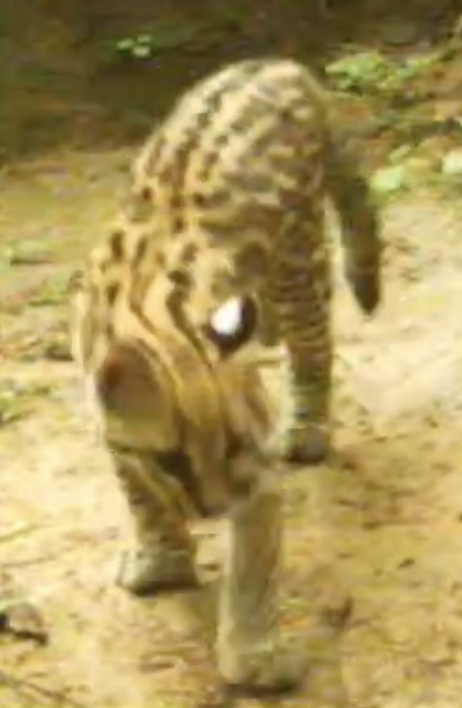
#> input picture videos/cachorros/frames/cachorro_agosto2025_defrente.jpg, 462 x 708 px
$ python ocelot_reid_interactive.py
#> lines starting #> are read from the running program, lines starting #| are printed output that depends on the picture
import cv2
import numpy as np
import matplotlib.pyplot as plt
from scipy.spatial.distance import cosine
from skimage.feature import local_binary_pattern
import os
from datetime import datetime

class OcelotReID:
    """Ocelot Re-identification System using multiple pattern matching techniques"""

    def __init__(self):
        self.sift = cv2.SIFT_create(nfeatures=500)
        self.orb = cv2.ORB_create(nfeatures=500)
        self.matcher_flann = self._setup_flann_matcher()
        self.matcher_bf = cv2.BFMatcher(cv2.NORM_HAMMING, crossCheck=True)

    def _setup_flann_matcher(self):
        """Setup FLANN matcher for SIFT features"""
        FLANN_INDEX_KDTREE = 1
        index_params = dict(algorithm=FLANN_INDEX_KDTREE, trees=5)
        search_params = dict(checks=100)
        return cv2.FlannBasedMatcher(index_params, search_params)

    def load_and_preprocess(self, image_path):
        """Load and preprocess image for re-identification"""
        img = cv2.imread(image_path)
        if img is None:
            raise ValueError(f"Could not load image: {image_path}")

        # Convert to grayscale
        gray = cv2.cvtColor(img, cv2.COLOR_BGR2GRAY)

        # Resize for consistent processing (maintain aspect ratio)
        height, width = gray.shape
        if width > 800:
            scale = 800 / width
            new_width = int(width * scale)
            new_height = int(height * scale)
            gray = cv2.resize(gray, (new_width, new_height))
            img = cv2.resize(img, (new_width, new_height))

        return img, gray

    def enhance_patterns(self, gray_img):
        """Enhanced pattern extraction for ocelot spots"""
        results = {}

        # 1. CLAHE enhancement
        clahe = cv2.createCLAHE(clipLimit=3.0, tileGridSize=(8,8))
        results['enhanced'] = clahe.apply(gray_img)

        # 2. Multi-scale edge detection
        edges_fine = cv2.Canny(results['enhanced'], 30, 100)
        edges_coarse = cv2.Canny(results['enhanced'], 50, 150)
        results['edges'] = cv2.addWeighted(edges_fine, 0.5, edges_coarse, 0.5, 0)

        # 3. Morphological operations to enhance spot patterns
        kernel = cv2.getStructuringElement(cv2.MORPH_ELLIPSE, (3,3))
        results['morph'] = cv2.morphologyEx(results['enhanced'], cv2.MORPH_GRADIENT, kernel)

        # 4. Local Binary Pattern for texture
        radius = 3
        n_points = 8 * radius
        results['lbp'] = local_binary_pattern(results['enhanced'], n_points, radius, method='uniform')
        results['lbp'] = (results['lbp'] / results['lbp'].max() * 255).astype(np.uint8)

        return results

    def extract_features(self, img_dict):
        """Extract multiple types of features for robust matching"""
        features = {}

        # SIFT features on enhanced image
        kp_sift, desc_sift = self.sift.detectAndCompute(img_dict['enhanced'], None)
        features['sift'] = {'kp': kp_sift, 'desc': desc_sift}

        # ORB features for faster matching
        kp_orb, desc_orb = self.orb.detectAndCompute(img_dict['enhanced'], None)
        features['orb'] = {'kp': kp_orb, 'desc': desc_orb}

        # Global histogram features
        hist_enhanced = cv2.calcHist([img_dict['enhanced']], [0], None, [256], [0,256])
        hist_lbp = cv2.calcHist([img_dict['lbp']], [0], None, [256], [0,256])
        features['hist'] = {'enhanced': hist_enhanced.flatten(), 'lbp': hist_lbp.flatten()}

        # Spot pattern statistics
        features['pattern_stats'] = self._analyze_spot_patterns(img_dict['morph'])

        return features

    def _analyze_spot_patterns(self, morph_img):
        """Analyze spot patterns for additional features"""
        # Find contours (spots)
        contours, _ = cv2.findContours(morph_img, cv2.RETR_EXTERNAL, cv2.CHAIN_APPROX_SIMPLE)

        # Filter small contours
        min_area = 20
        spots = [c for c in contours if cv2.contourArea(c) > min_area]

        # Calculate statistics
        if len(spots) > 0:
            areas = [cv2.contourArea(c) for c in spots]
            perimeters = [cv2.arcLength(c, True) for c in spots]

            stats = {
                'num_spots': len(spots),
                'mean_area': np.mean(areas),
                'std_area': np.std(areas),
                'mean_perimeter': np.mean(perimeters),
                'total_spot_area': np.sum(areas),
                'spot_density': len(spots) / (morph_img.shape[0] * morph_img.shape[1])
            }
        else:
            stats = {
                'num_spots': 0,
                'mean_area': 0,
                'std_area': 0,
                'mean_perimeter': 0,
                'total_spot_area': 0,
                'spot_density': 0
            }

        return stats

    def match_features(self, features1, features2):
        """Match features between two images"""
        scores = {}

        # 1. SIFT matching
        if features1['sift']['desc'] is not None and features2['sift']['desc'] is not None:
            if len(features1['sift']['desc']) > 10 and len(features2['sift']['desc']) > 10:
                matches_sift = self.matcher_flann.knnMatch(
                    features1['sift']['desc'],
                    features2['sift']['desc'],
                    k=2
                )

                # Lowe's ratio test
                good_sift = []
                for match_pair in matches_sift:
                    if len(match_pair) == 2:
                        m, n = match_pair
                        if m.distance < 0.75 * n.distance:
                            good_sift.append(m)

                scores['sift_matches'] = len(good_sift)
                scores['sift_score'] = min(100, (len(good_sift) / 30) * 100)
            else:
                scores['sift_matches'] = 0
                scores['sift_score'] = 0
        else:
            scores['sift_matches'] = 0
            scores['sift_score'] = 0

        # 2. ORB matching
        if features1['orb']['desc'] is not None and features2['orb']['desc'] is not None:
            matches_orb = self.matcher_bf.match(features1['orb']['desc'], features2['orb']['desc'])
            scores['orb_matches'] = len(matches_orb)
            scores['orb_score'] = min(100, (len(matches_orb) / 50) * 100)
        else:
            scores['orb_matches'] = 0
            scores['orb_score'] = 0

        # 3. Histogram correlation
        hist_corr_enhanced = cv2.compareHist(
            features1['hist']['enhanced'],
            features2['hist']['enhanced'],
            cv2.HISTCMP_CORREL
        )
        hist_corr_lbp = cv2.compareHist(
            features1['hist']['lbp'],
            features2['hist']['lbp'],
            cv2.HISTCMP_CORREL
        )
        scores['hist_score'] = ((hist_corr_enhanced + hist_corr_lbp) / 2) * 100

        # 4. Pattern statistics similarity
        stats1 = features1['pattern_stats']
        stats2 = features2['pattern_stats']

        pattern_similarities = []
        if stats1['num_spots'] > 0 and stats2['num_spots'] > 0:
            # Normalize differences
            spot_diff = 1 - abs(stats1['num_spots'] - stats2['num_spots']) / max(stats1['num_spots'], stats2['num_spots'])
            area_diff = 1 - abs(stats1['mean_area'] - stats2['mean_area']) / max(stats1['mean_area'], stats2['mean_area'], 1)
            density_diff = 1 - abs(stats1['spot_density'] - stats2['spot_density']) / max(stats1['spot_density'], stats2['spot_density'], 0.001)

            pattern_similarities = [spot_diff, area_diff, density_diff]
            scores['pattern_score'] = np.mean(pattern_similarities) * 100
        else:
            scores['pattern_score'] = 0

        return scores

    def calculate_reid_score(self, scores):
        """Calculate weighted re-identification score"""
        # Weight different matching methods
        weights = {
            'sift': 0.35,
            'orb': 0.20,
            'hist': 0.25,
            'pattern': 0.20
        }

        weighted_score = (
            scores['sift_score'] * weights['sift'] +
            scores['orb_score'] * weights['orb'] +
            scores['hist_score'] * weights['hist'] +
            scores['pattern_score'] * weights['pattern']
        )

        return weighted_score

    # [53 lines left out: function identify_individual, not called in this run]

    def _get_confidence_level(self, score):
        """Convert score to confidence level"""
        if score >= 75:
            return "VERY HIGH - Same individual"
        elif score >= 60:
            return "HIGH - Likely same individual"
        elif score >= 45:
            return "MODERATE - Possibly same individual"
        elif score >= 30:
            return "LOW - Unlikely same individual"
        else:
            return "VERY LOW - Different individual"

    def compare_pair(self, image_path1, image_path2, save_visualization=True):
        """Detailed comparison of two ocelot images"""
        print(f"\n{'='*60}")
        print("Pairwise Re-identification Analysis")
        print(f"{'='*60}")
        print(f"Image 1: {os.path.basename(image_path1)}")
        print(f"Image 2: {os.path.basename(image_path2)}")
        print("-" * 60)

        # Process both images
        img1, gray1 = self.load_and_preprocess(image_path1)
        img2, gray2 = self.load_and_preprocess(image_path2)

        enhanced1 = self.enhance_patterns(gray1)
        enhanced2 = self.enhance_patterns(gray2)

        features1 = self.extract_features(enhanced1)
        features2 = self.extract_features(enhanced2)

        # Calculate scores
        scores = self.match_features(features1, features2)
        reid_score = self.calculate_reid_score(scores)

        # Print detailed results
        print(f"\n📊 RE-IDENTIFICATION RESULTS:")
        print(f"Overall Score: {reid_score:.1f}%")
        print(f"Confidence: {self._get_confidence_level(reid_score)}")
        print(f"\n📈 Detailed Scores:")
        print(f"  • SIFT Feature Matches: {scores['sift_matches']} (Score: {scores['sift_score']:.1f}%)")
        print(f"  • ORB Feature Matches: {scores['orb_matches']} (Score: {scores['orb_score']:.1f}%)")
        print(f"  • Histogram Correlation: {scores['hist_score']:.1f}%")
        print(f"  • Pattern Statistics: {scores['pattern_score']:.1f}%")

        if save_visualization:
            self._create_visualization(
                img1, img2,
                enhanced1, enhanced2,
                features1, features2,
                scores, reid_score
            )
            print(f"\n📁 Visualization saved to: ocelot_reid_analysis.png")

        return reid_score, scores

    def _create_visualization(self, img1, img2, enhanced1, enhanced2,
                            features1, features2, scores, reid_score):
        """Create comprehensive visualization of re-identification analysis"""
        fig = plt.figure(figsize=(20, 12))

        # Main title with score
        confidence = self._get_confidence_level(reid_score)
        fig.suptitle(
            f'Ocelot Re-Identification Analysis\nOverall Score: {reid_score:.1f}% - {confidence}',
            fontsize=16, fontweight='bold'
        )

        # Create grid
        gs = fig.add_gridspec(3, 4, hspace=0.3, wspace=0.3)

        # Row 1: Original images
        ax1 = fig.add_subplot(gs[0, 0])
        ax1.imshow(cv2.cvtColor(img1, cv2.COLOR_BGR2RGB))
        ax1.set_title('Image 1 (Original)')
        ax1.axis('off')

        ax2 = fig.add_subplot(gs[0, 1])
        ax2.imshow(cv2.cvtColor(img2, cv2.COLOR_BGR2RGB))
        ax2.set_title('Image 2 (Original)')
        ax2.axis('off')

        # Row 1: Enhanced patterns
        ax3 = fig.add_subplot(gs[0, 2])
        ax3.imshow(enhanced1['enhanced'], cmap='gray')
        ax3.set_title('Enhanced Pattern 1')
        ax3.axis('off')

        ax4 = fig.add_subplot(gs[0, 3])
        ax4.imshow(enhanced2['enhanced'], cmap='gray')
        ax4.set_title('Enhanced Pattern 2')
        ax4.axis('off')

        # Row 2: Edge and morph
        ax5 = fig.add_subplot(gs[1, 0])
        ax5.imshow(enhanced1['edges'], cmap='gray')
        ax5.set_title('Edge Detection 1')
        ax5.axis('off')

        ax6 = fig.add_subplot(gs[1, 1])
        ax6.imshow(enhanced2['edges'], cmap='gray')
        ax6.set_title('Edge Detection 2')
        ax6.axis('off')

        ax7 = fig.add_subplot(gs[1, 2])
        ax7.imshow(enhanced1['morph'], cmap='gray')
        ax7.set_title('Spot Patterns 1')
        ax7.axis('off')

        ax8 = fig.add_subplot(gs[1, 3])
        ax8.imshow(enhanced2['morph'], cmap='gray')
        ax8.set_title('Spot Patterns 2')
        ax8.axis('off')

        # Row 3: LBP and scores
        ax9 = fig.add_subplot(gs[2, 0])
        ax9.imshow(enhanced1['lbp'], cmap='gray')
        ax9.set_title('Texture (LBP) 1')
        ax9.axis('off')

        ax10 = fig.add_subplot(gs[2, 1])
        ax10.imshow(enhanced2['lbp'], cmap='gray')
        ax10.set_title('Texture (LBP) 2')
        ax10.axis('off')

        # Score visualization
        ax11 = fig.add_subplot(gs[2, 2:])
        categories = ['SIFT\nFeatures', 'ORB\nFeatures', 'Histogram\nSimilarity', 'Pattern\nStatistics']
        values = [scores['sift_score'], scores['orb_score'], scores['hist_score'], scores['pattern_score']]
        colors = ['#2ecc71', '#3498db', '#9b59b6', '#e74c3c']

        bars = ax11.bar(categories, values, color=colors, alpha=0.8)
        ax11.set_ylabel('Similarity Score (%)', fontsize=12)
        ax11.set_title('Component Scores', fontsize=12, fontweight='bold')
        ax11.set_ylim(0, 100)
        ax11.grid(axis='y', alpha=0.3)

        # Add value labels on bars
        for bar, value in zip(bars, values):
            height = bar.get_height()
            ax11.text(bar.get_x() + bar.get_width()/2., height,
                     f'{value:.1f}%', ha='center', va='bottom', fontsize=10)

        # Add threshold line
        ax11.axhline(y=60, color='red', linestyle='--', alpha=0.5, label='High Confidence Threshold')
        ax11.legend()

        plt.tight_layout()
        plt.savefig('ocelot_reid_analysis.png', dpi=300, bbox_inches='tight')
        plt.close()

    # [200 lines left out: functions extract_video_frames, compare_videos, _create_video_visualization, not called in this run]


def interactive_menu():
    """Interactive command-line interface"""
    reid_system = OcelotReID()

    print("\n" + "="*60)
    print("🐆 OCELOT RE-IDENTIFICATION SYSTEM 🐆")
    print("="*60)
    print("\nThis system compares ocelot images or videos based on")
    print("their unique spot patterns to identify individuals.")
    print("="*60)

    while True:
        print("\n" + "="*60)
        print("MAIN MENU")
        print("="*60)
        print("1. Compare Two Images")
        print("2. Compare Two Videos")
        print("3. Identify Against Database (Images)")
        print("4. Help & Information")
        print("5. Exit")
        print("-"*60)

        choice = input("Enter your choice (1-5): ").strip()

        if choice == '1':
            compare_images_interactive(reid_system)
        elif choice == '2':
            compare_videos_interactive(reid_system)
        elif choice == '3':
            database_search_interactive(reid_system)
        elif choice == '4':
            show_help()
        elif choice == '5':
            print("\n👋 Thank you for using Ocelot Re-ID System!")
            print("="*60)
            break
        else:
            print("❌ Invalid choice. Please enter 1-5.")


def compare_images_interactive(reid_system):
    """Interactive image comparison"""
    print("\n" + "="*60)
    print("IMAGE COMPARISON MODE")
    print("="*60)

    while True:
        path1 = input("\nEnter path to first image (or 'back' to return): ").strip()
        if path1.lower() == 'back':
            return

        if not os.path.exists(path1):
            print(f"❌ Error: File not found: {path1}")
            continue

        path2 = input("Enter path to second image: ").strip()
        if not os.path.exists(path2):
            print(f"❌ Error: File not found: {path2}")
            continue

        save_viz = input("\nSave visualization? (y/n, default=y): ").strip().lower()
        save_viz = save_viz != 'n'

        try:
            print("\n🔄 Processing images...")
            score, details = reid_system.compare_pair(path1, path2, save_visualization=save_viz)

            print("\n✅ Analysis complete!")

            another = input("\nCompare another pair? (y/n): ").strip().lower()
            if another != 'y':
                break

        except Exception as e:
            print(f"\n❌ Error during comparison: {e}")
            retry = input("Try again? (y/n): ").strip().lower()
            if retry != 'y':
                break


# [152 lines left out: functions compare_videos_interactive, database_search_interactive, show_help, not called in this run]


def main():
    """Main entry point"""
    try:
        interactive_menu()
#> the answer given: 1
#> the answer given: videos/cachorros/frames/cachorro_agosto2025_defrente.jpg
#> the answer given: ocelot_enhanced_comparison.png
#> the answer given: out.png
#> in load_and_preprocess, img is the input picture: shape (708, 462, 3); mean B, G, R 88.6, 147.5, 167.9
#> in load_and_preprocess, `gray = cv2.cvtColor(img, cv2.COLOR_BGR2GRAY)`:
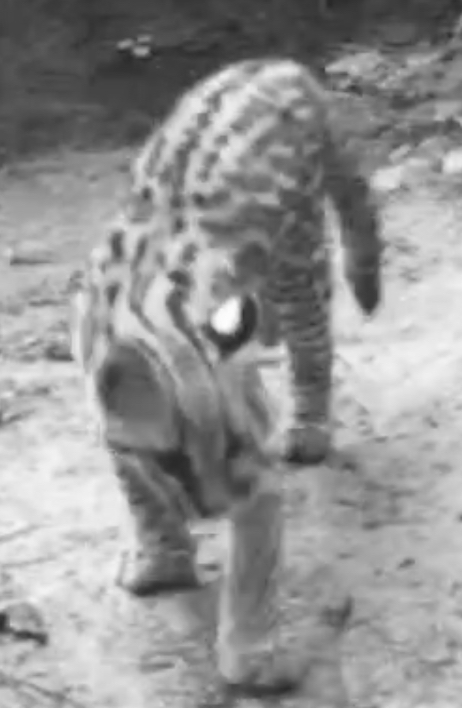
#> gray: shape (708, 462); min 39, max 254, mean 146.9
#> call 2 of load_and_preprocess, with image_path = 'ocelot_enhanced_comparison.png'
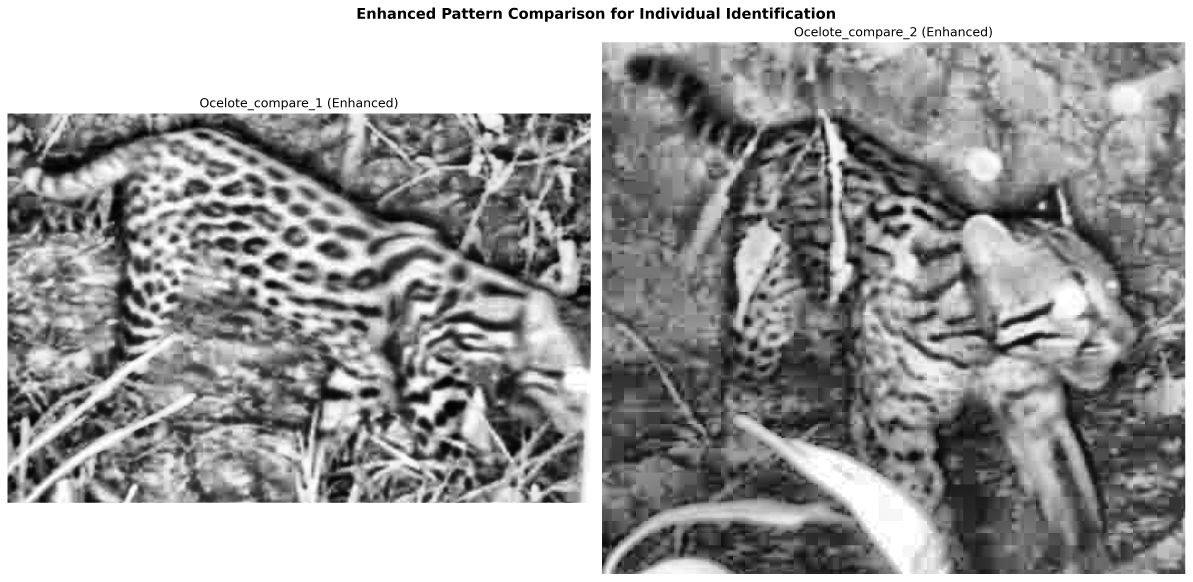
#> input picture ocelot_enhanced_comparison.png, 4770 x 2326 px (shown at 1/4 size)
#> in load_and_preprocess, img is the input picture: shape (2326, 4770, 3); min 0, max 255, mean 156.3
#> in load_and_preprocess (call 2), `gray = cv2.resize(gray, (new_width, new_height))`:
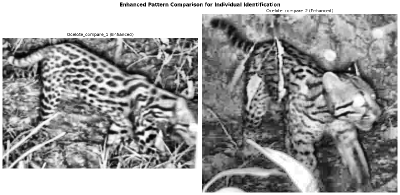
#> gray: shape (390, 800) (shown at 1/2 size); min 0, max 255, mean 156.2
#> in enhance_patterns, `edges_fine = cv2.Canny(results['enhanced'], 30, 100)`:
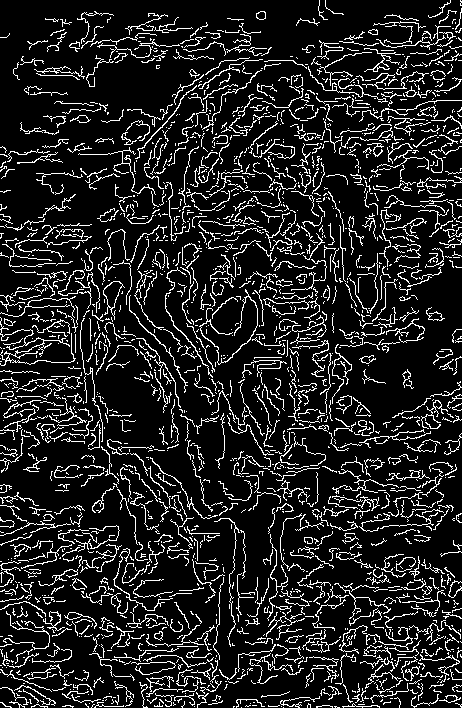
#> edges_fine: shape (708, 462); 13.4% white in thin lines or dots
#> in enhance_patterns, `edges_coarse = cv2.Canny(results['enhanced'], 50, 150)`:
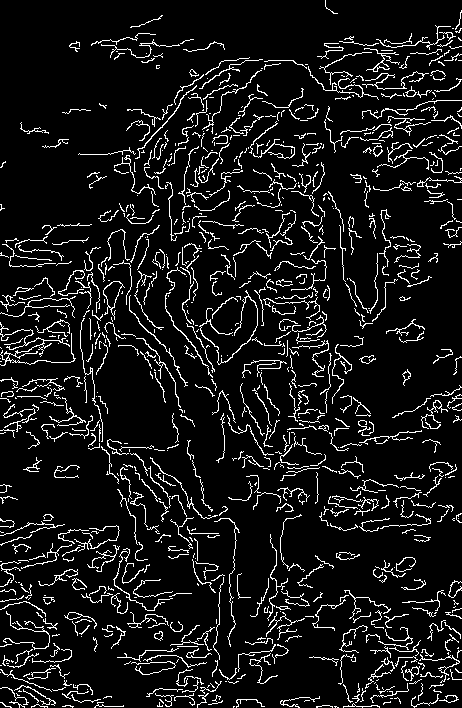
#> edges_coarse: shape (708, 462); 8.9% white in thin lines or dots
#> in compare_pair, `enhanced1 = self.enhance_patterns(gray1)`: enhanced1 = 4 items
#> in enhance_patterns (call 2), `edges_fine = cv2.Canny(results['enhanced'], 30, 100)`:
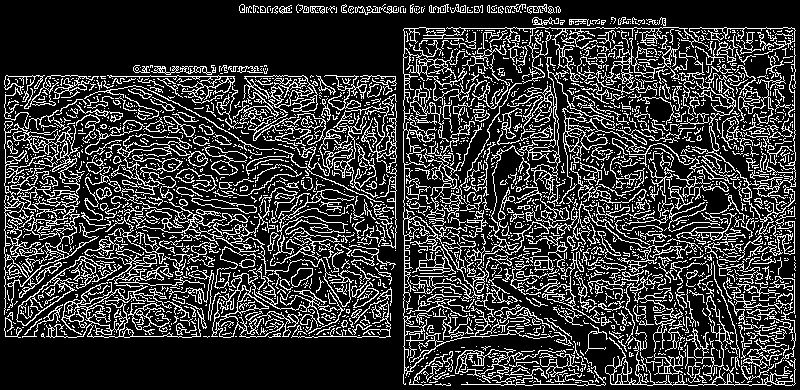
#> edges_fine: shape (390, 800); 21.5% white in thin lines or dots
#> in enhance_patterns (call 2), `edges_coarse = cv2.Canny(results['enhanced'], 50, 150)`:
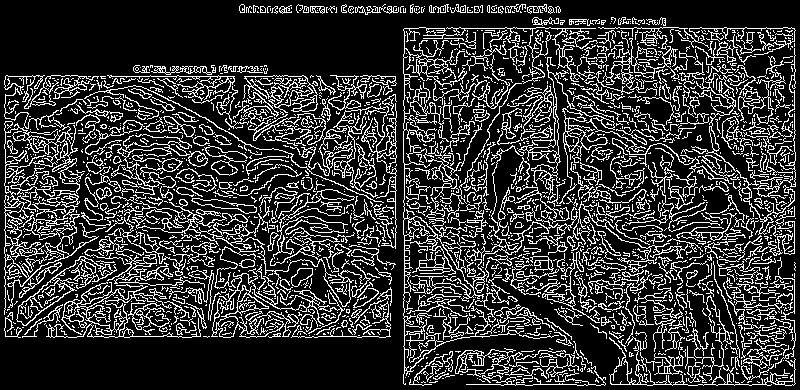
#> edges_coarse: shape (390, 800); 20.7% white in thin lines or dots
#> in extract_features, `kp_sift, desc_sift = self.sift.detectAndCompute(img_dict['enhanced'], ..`: kp_sift = 500 keypoints; strongest (x, y, size): (227, 319, 17.5), (116, 240, 11.6), (216, 543, 33.3), (136, 308, 10)
#> (the rest of the program and of its run is left out)
